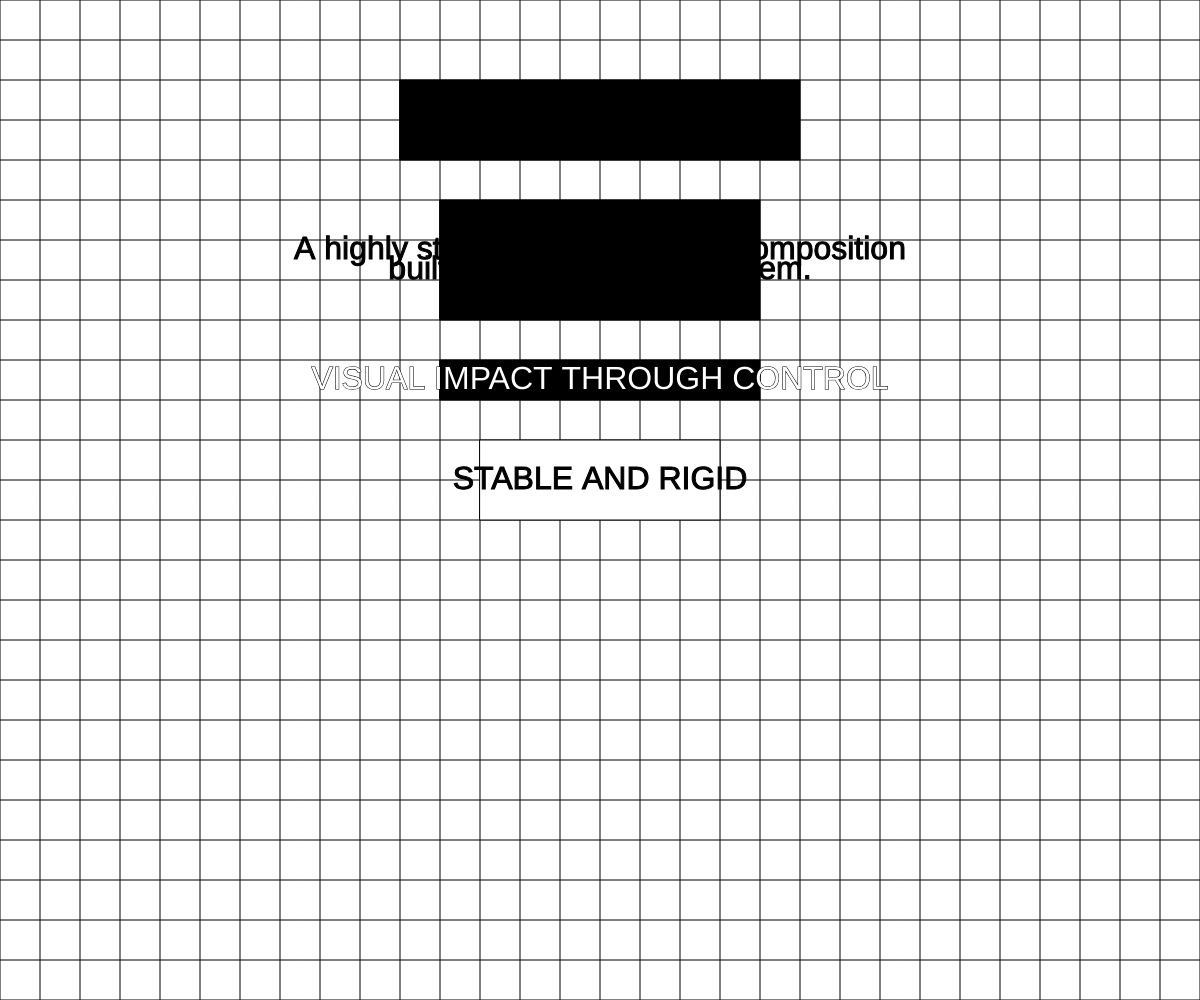
Frame 1 (no input)
Frame 2 (the mouse pressed at the canvas centre, redrawn once): identical to frame 1, image omitted

The p5.js sketch that drew this single still picture (run headless with seeded random() and noise() and a simulated clock; the mouse was pressed at the canvas centre and the sketch redrawn once):

// p5.js sketch
// ── sketch.js
function setup() {
  createCanvas(windowWidth, windowHeight);
  noLoop(); // Ensure no motion as required by the gate
}

function draw() {
  background(255); // White background

  // Define grid parameters
  const gridSize = 40;
  const cols = width / gridSize;
  const rows = height / gridSize;

  // Draw grid lines
  stroke(0);
  strokeWeight(1);
  noFill();

  for (let i = 0; i <= cols; i++) {
    line(i * gridSize, 0, i * gridSize, height);
  }
  for (let j = 0; j <= rows; j++) {
    line(0, j * gridSize, width, j * gridSize);
  }

  // Typography composition
  textSize(32);
  textAlign(CENTER, CENTER);
  fill(0);

  // Draw title block
  const titleBlockWidth = gridSize * 10;
  const titleBlockHeight = gridSize * 2;
  const titleX = width / 2 - titleBlockWidth / 2;
  const titleY = gridSize * 2;

  rect(titleX, titleY, titleBlockWidth, titleBlockHeight);
  text("SWISS MODERNISM", width / 2, titleY + titleBlockHeight / 2);

  // Draw body blocks
  const bodyBlockWidth = gridSize * 8;
  const bodyBlockHeight = gridSize * 3;
  const bodyX = width / 2 - bodyBlockWidth / 2;
  const bodyY = titleY + titleBlockHeight + gridSize;

  rect(bodyX, bodyY, bodyBlockWidth, bodyBlockHeight);
  text("A highly structured typography composition", width / 2, bodyY + bodyBlockHeight / 2 - 10);
  text("built upon a strict grid system.", width / 2, bodyY + bodyBlockHeight / 2 + 10);

  // Separator block
  const separatorWidth = gridSize * 8;
  const separatorHeight = gridSize;
  const separatorX = width / 2 - separatorWidth / 2;
  const separatorY = bodyY + bodyBlockHeight + gridSize;

  rect(separatorX, separatorY, separatorWidth, separatorHeight);
  fill(255);
  stroke(0);
  text("VISUAL IMPACT THROUGH CONTROL", width / 2, separatorY + separatorHeight / 2);

  // Final block
  const finalBlockWidth = gridSize * 6;
  const finalBlockHeight = gridSize * 2;
  const finalX = width / 2 - finalBlockWidth / 2;
  const finalY = separatorY + separatorHeight + gridSize;

  rect(finalX, finalY, finalBlockWidth, finalBlockHeight);
  fill(0);
  text("STABLE AND RIGID", width / 2, finalY + finalBlockHeight / 2);
}

function windowResized() {
  resizeCanvas(windowWidth, windowHeight);
}
